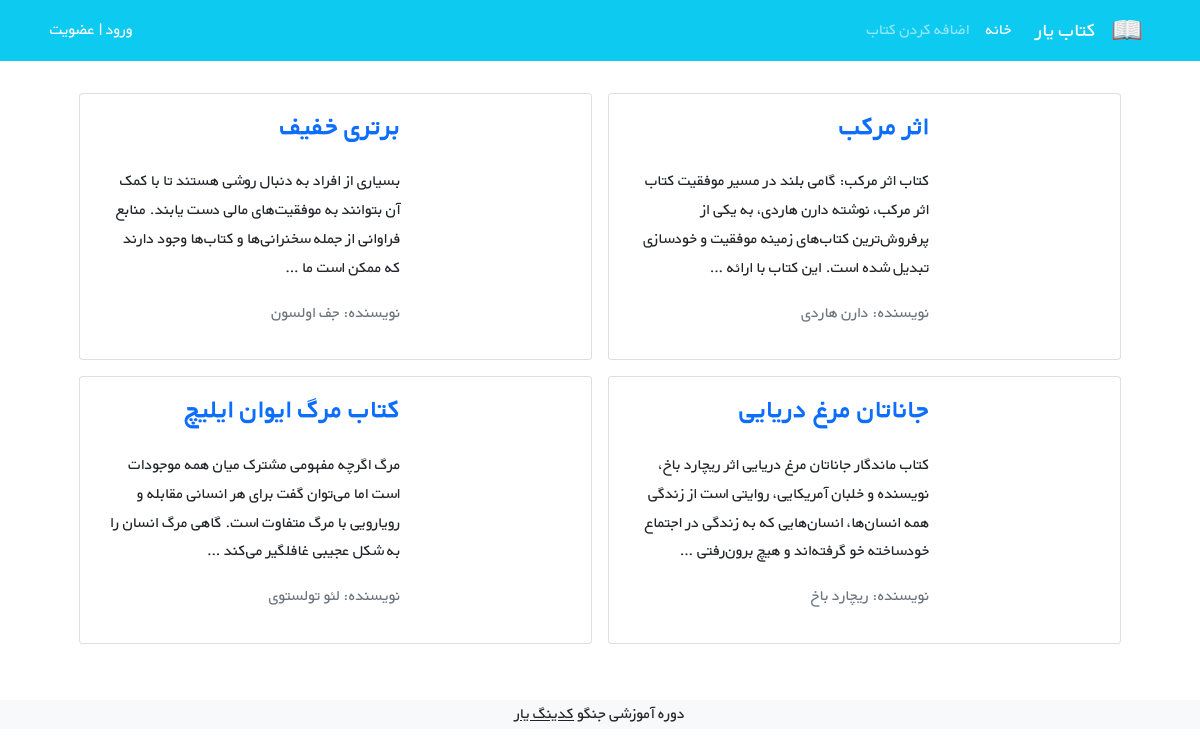
/books/, run on an earlier commit of the app's database.
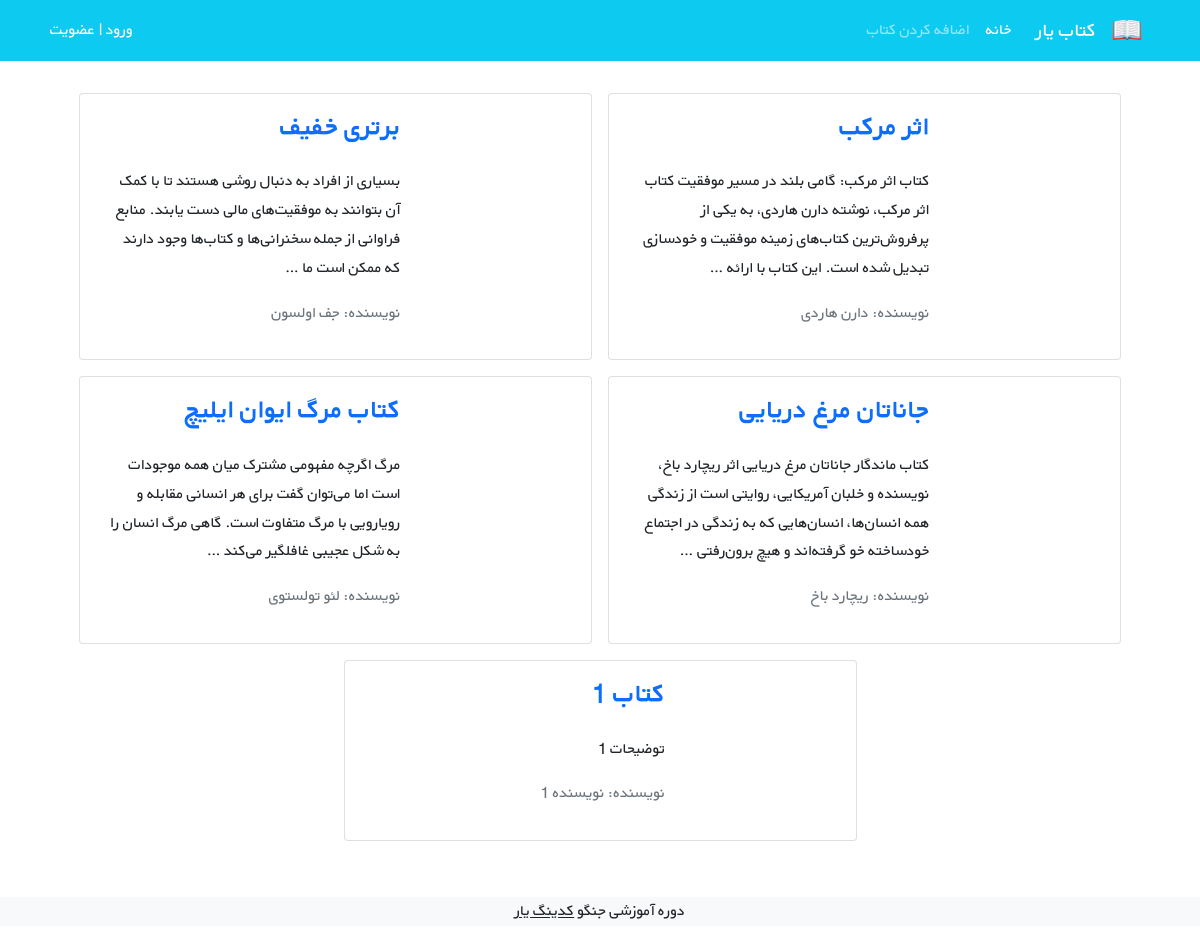
And on a later commit of the database.
### books/models.py (models this page shows, shortened)
class Book(models.Model):
    title = models.CharField(max_length=200)
    author = models.CharField(max_length=200)
    description = models.TextField()
    price = models.DecimalField(max_digits=5, decimal_places=2)
    cover = models.ImageField(upload_to='cover/', blank=True)
    def get_absolute_url(self):
        return reverse('book_detail', args=[self.pk])

### books/views.py (the view)
# urls.py: path('', BookListView.as_view(), name='book_list'),
class BookListView(generic.ListView):
    model = Book
    template_name = 'books/book_list.html'
    context_object_name = 'books'

### books/templates/books/book_list.html (shortened to what this page needs)
{% extends '_base.html' %}
{% block content %}
<div class="container mt-4">
    <div class="row flex-row-reverse justify-content-md-center">
        {% for book in books %}
        <div class="card m-2" style="max-width: 45%">
            <div class="row g-0 h-100" dir="rtl">
                <div class="col-md-4">
                </div>
                <div class="col-md-8 h-100">
                    <div class="d-flex flex-column justify-content-between h-100">
                        <div class="card-body">
                            <a class="text-decoration-none" href="{{ book.get_absolute_url }}">
                            <h3 class="card-title"><strong>{{ book.title }}</strong></h3>
                            </a>
                            <p class="card-text pt-3">{{ book.description|truncatewords:30 }}</p>
                            <p class="text-muted">نویسنده: {{ book.author }}</p>
                        </div>
                    </div>
                </div>
            </div>
        </div>
        {% endfor %}
    </div>
</div>
{% endblock content %}

What changed in the data, as far as the page shows it:
added Book: title "کتاب 1", description "توضیحات 1", author "نویسنده 1"
